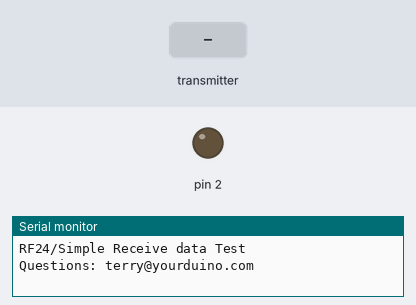
A sketch run on a simulated Arduino Mega 2560, built with avr-gcc and run on an emulated ATmega2560. Shown: output pins drawn as LEDs (lit = HIGH), the last lines printed to the serial monitor. The inputs (shaded band) are chosen by the test bench. No radio packets arrive unless stated.

Above: at 2.2 s.
2.3 s: the transmitter starts sending dataReceived = 0
At 3.4 s:
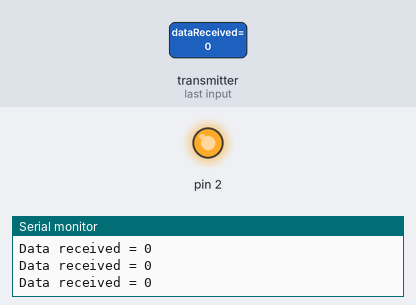
3.8 s: the transmitter starts sending dataReceived = 256
At 4.5 s:
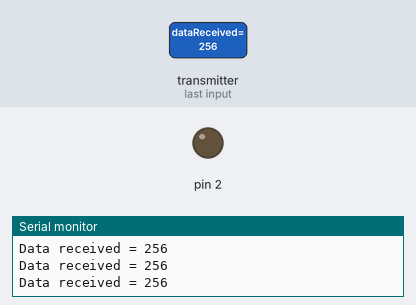
Timing chart, 0 to 6.8 s (numbered marks = the images above; inputs shaded):
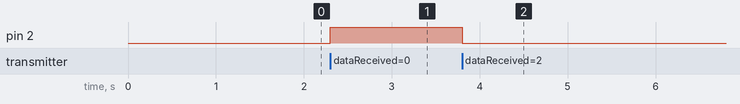

Measured:
- after the input at 2.3 s, pin 2: LOW → HIGH at once
- after the input at 3.8 s, pin 2: HIGH → LOW at once

The sketch:

Nano_receive-active-low.ino
```cpp
/* YourDuinoStarter Example: Simple nRF24L01 Receive
  - WHAT IT DOES: Receives simple fixed data with nRF24L01 radio
  - SEE the comments after "//" on each line below
   Start with radios about 4 feet apart.
  - SEE the comments after "//" on each line below
  - CONNECTIONS: nRF24L01 Modules See:
  http://arduino-info.wikispaces.com/Nrf24L01-2.4GHz-HowTo
  Uses the RF24 Library by TMRH2o here:
  https://github.com/TMRh20/RF24
   1 - GND
   2 - VCC 3.3V !!! NOT 5V
   3 - CE to Arduino pin 7
   4 - CSN to Arduino pin 8
   5 - SCK to Arduino pin 13
   6 - MOSI to Arduino pin 11
   7 - MISO to Arduino pin 12
   8 - UNUSED

   V1.02 02/06/2016
   Questions: terry@yourduino.com */

/*-----( Import needed libraries )-----*/
#include <SPI.h>   // Comes with Arduino IDE
#include "RF24.h"  // Download and Install (See above)
/*-----( Declare Constants and Pin Numbers )-----*/
//None yet
/*-----( Declare objects )-----*/
// (Create an instance of a radio, specifying the CE and CS pins. )
RF24 myRadio (7, 8); // "myRadio" is the identifier you will use in following methods
/*-----( Declare Variables )-----*/
byte addresses[][6] = {"1Node"}; // Create address for 1 pipe.
int dataReceived;  // Data that will be received from the transmitter

void setup()   /****** SETUP: RUNS ONCE ******/
{
  // Use the serial Monitor (Symbol on far right). Set speed to 115200 (Bottom Right)
  Serial.begin(115200);
  delay(1000);
  Serial.println(F("RF24/Simple Receive data Test"));
  Serial.println(F("Questions: terry@yourduino.com"));
  pinMode(2, OUTPUT);
  myRadio.begin();  // Start up the physical nRF24L01 Radio
  myRadio.setChannel(108);  // Above most Wifi Channels
  // Set the PA Level low to prevent power supply related issues since this is a
  // getting_started sketch, and the likelihood of close proximity of the devices. RF24_PA_MAX is default.
  //myRadio.setPALevel(RF24_PA_MIN);
    myRadio.setPALevel(RF24_PA_MAX);  // Uncomment for more power

  myRadio.openReadingPipe(1, addresses[0]); // Use the first entry in array 'addresses' (Only 1 right now)
  myRadio.startListening();

}//--(end setup )---


void loop()   /****** LOOP: RUNS CONSTANTLY ******/
{

  if ( myRadio.available()) // Check for incoming data from transmitter
  {
    while (myRadio.available())  // While there is data ready
    {
      myRadio.read( &dataReceived, sizeof(dataReceived) ); // Get the data payload (You must have defined that already!)
    }
    // DO something with the data, like print it
    Serial.print("Data received = ");
    Serial.println(dataReceived);
    digitalWrite(2, !dataReceived);
  } //END Radio available

}//--(end main loop )---

/*-----( Declare User-written Functions )-----*/

//None yet
//*********( THE END )***********
```
